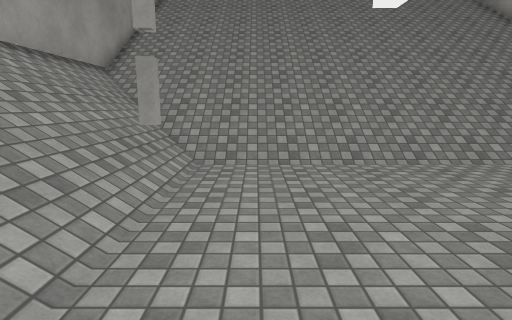
view 1 (above)

16 first-person views from a walk through a Unity game level. The camera is 1.4 m above the floor, tilts 10° down and sees 80° across. The floor is counted in squares, 1 m on a side. Each view is taken from the middle of a square. On the plan, view 1 faces up. The plan holds only what a view shows up to about 14 squares ahead; the rest is blank. The place goes on beyond the plan. Surface patterns are stand-ins for the level's own textures.

view 2
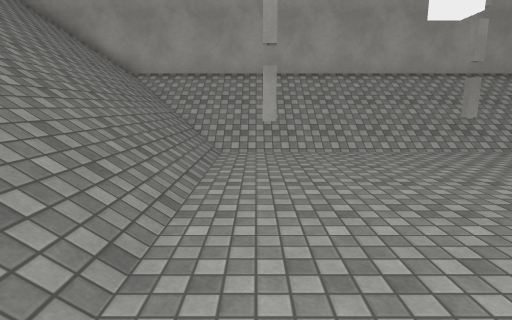

view 3
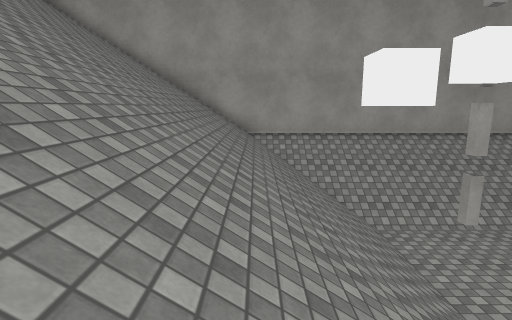

view 4
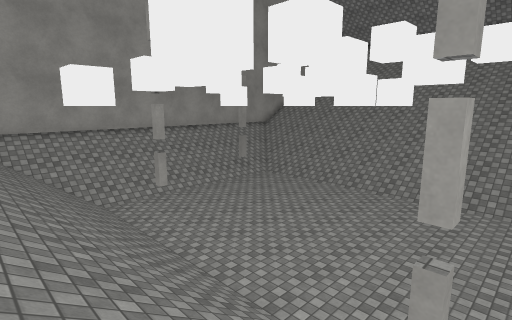

view 5
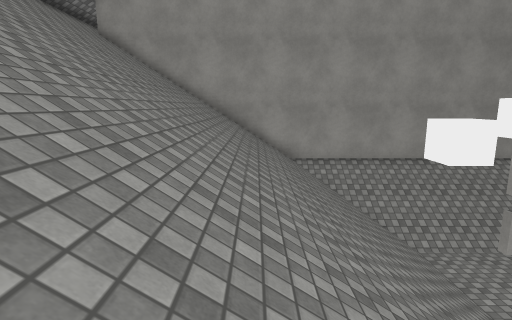

view 6
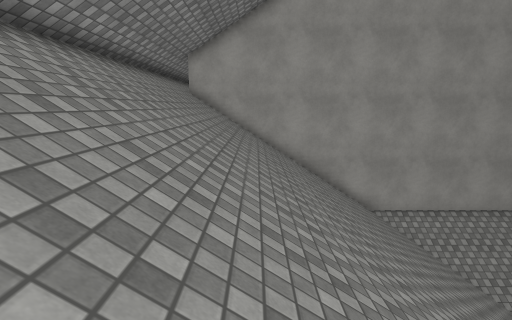

view 7
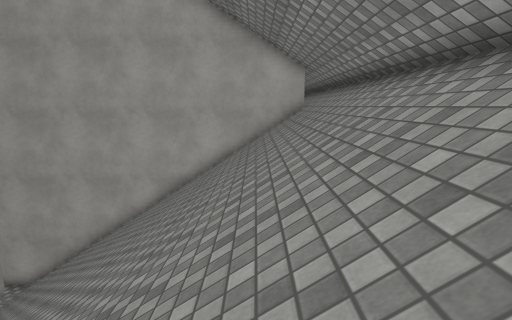

view 8
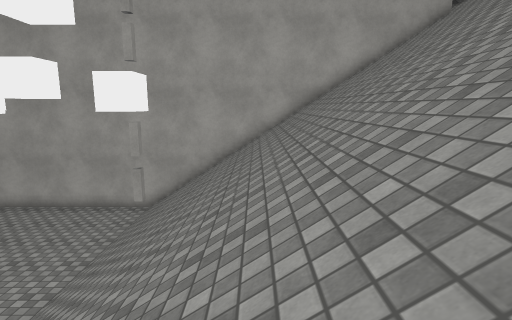

view 9
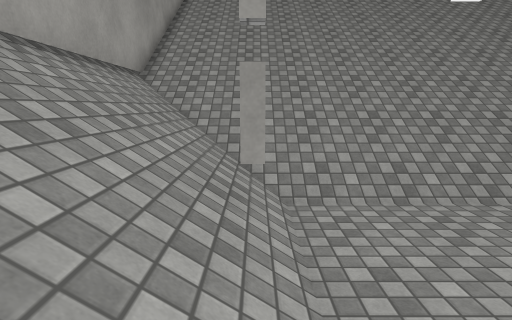

view 10
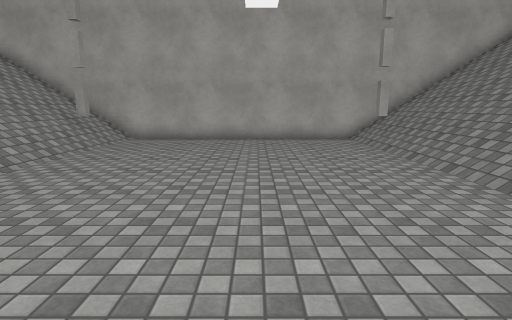

view 11
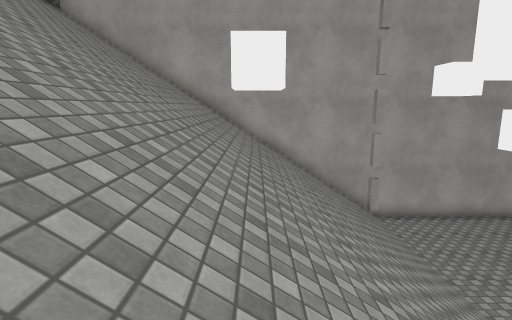

view 12
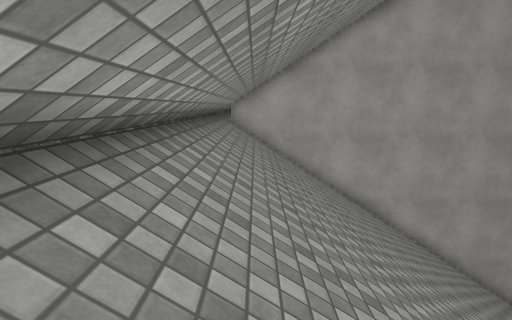

view 13
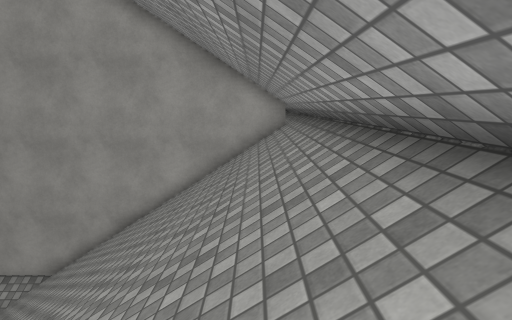

view 14
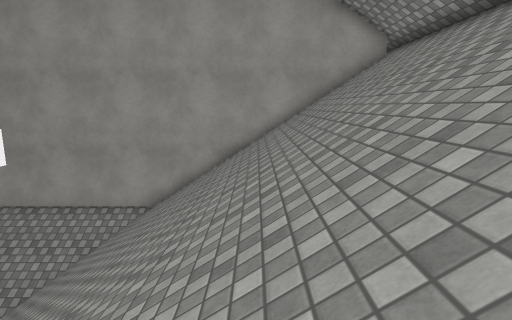

view 15
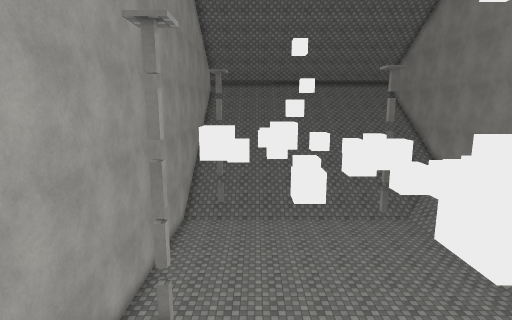

view 16
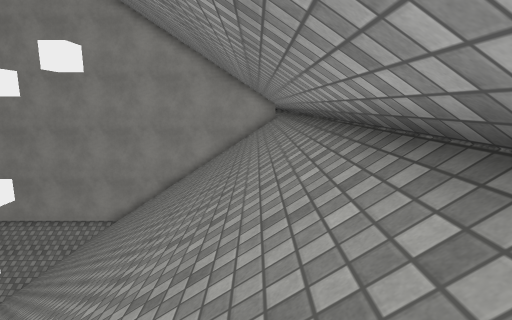

### Floor plan
Key: @ floor where view 1 was taken; # wall or solid block; . floor; / step, stairs or slope; = window, fence, low wall or low ledge; O other object.
Columns run from 7 left of view 1 to 13 right of it. Each row starts with its distance up from view 1.
 21 #####################
 20  #//////////////////#
 19  #//////////////////#
 18  #//////////////////#
 17  #//////////////////#
 16  #//////////////////#
 15  #//////////////////#
 14  #//////////////////#
 13  #//////////O///////#
 12  #//////////////////#
 11  #//////////////////#
 10  #//////////////////#
  9  #//////////////////#
  8  #////////////////=/#
  7  #////..............#
  6  #///#..............#
  5  #////..............#
  4  #////..............#
  3  #////..............#
  2  #////..............#
  1  #////..............#
  0  #////.@............#
 -1  #////..#...........#
 -2  #////..............#
 -3  #///////////////#//#
 -4  #//////////////////#
 -5  #//////////////////#
 -6  #//////////////////#
 -7  #//////////////////#
 -8  #//////////////////#
 -9  #//////////////////#
-10  #//////////////////#
-11  #//////////////////#
-12  #//////////////////#
-13  #//////////////////#
-14  #//////////////////#
-15   ==================#

Positions as (right, up) in squares from view 1, and headings:
1: (0, 0), facing up
2: (8, -1), facing left
3: (8, -6), facing left
4: (11, -6), facing up-left
5: (9, -8), facing left
6: (9, -12), facing left
7: (-1, -13), facing right
8: (-1, -7), facing right
9: (-2, 2), facing up
10: (-1, 2), facing right
11: (-1, 13), facing right
12: (-1, 20), facing right
13: (6, 20), facing left
14: (7, 16), facing left
15: (8, 16), facing down
16: (12, 20), facing left
